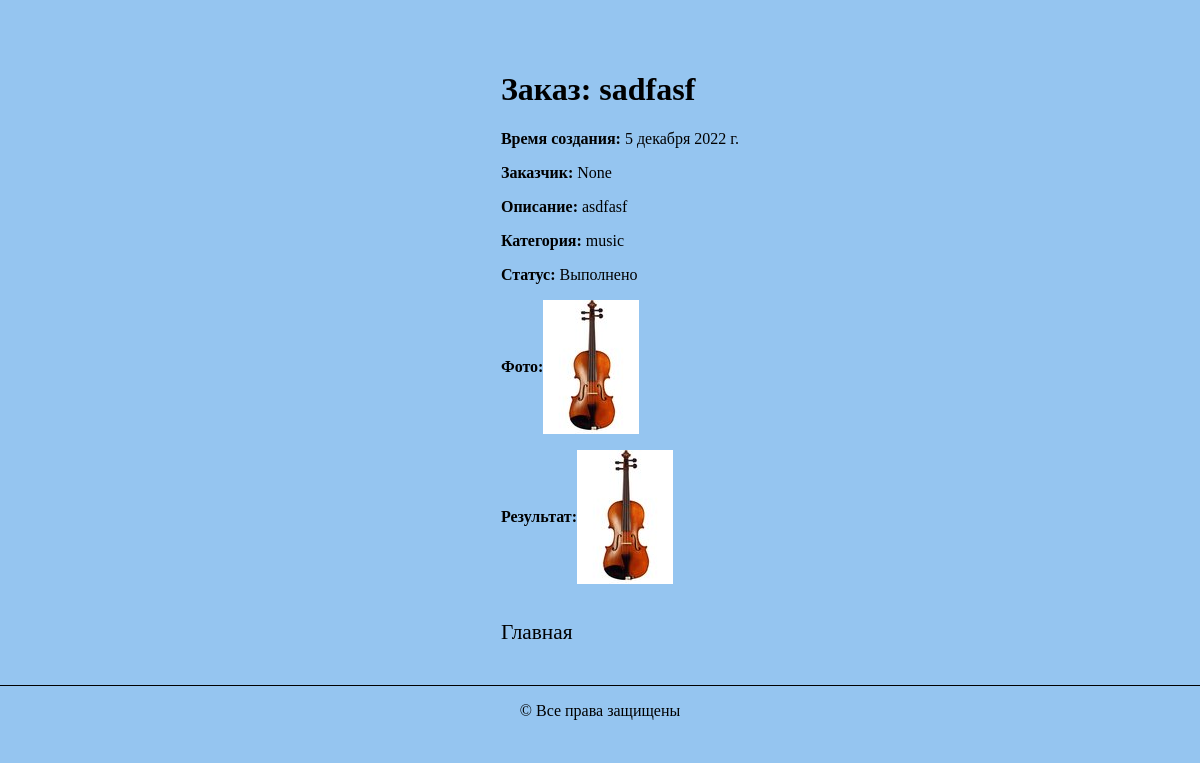
/studio/myorders/2, run on the app's committed database.
### studio/models.py (models this page shows, shortened)
class Order(models.Model):
    day_add = models.DateField(null=True, blank=True)
    name = models.CharField(max_length=200, verbose_name='Имя', blank=False)
    summary = models.TextField(max_length=1000, help_text="Описание", blank=False)
    category = models.ForeignKey('category', help_text="Выбор категории", on_delete=models.CASCADE, blank=False)
    photo_file = models.ImageField(max_length=200, upload_to=get_name_file, blank=False, null=True,
                                   validators=[FileExtensionValidator(allowed_extensions=['png', 'jpg', 'jpeg'])])
    customer_order = models.ForeignKey('user', on_delete=models.SET_NULL, null=True, blank=True)
    comment = models.TextField(max_length=1000, help_text="Комментарий", blank=True)
    img = models.ImageField(max_length=200, upload_to=get_name_file, blank=True, null=True,
                                   validators=[FileExtensionValidator(allowed_extensions=['png', 'jpg', 'jpeg'])])
    LOAN_STATUS = (
        ('n', 'Новая'),
        ('a', 'Принято в работу'),
        ('c', 'Выполнено'),
    )
    status = models.CharField(max_length=1, choices=LOAN_STATUS, blank=True, default='n')
    def get_status_name(self):
        for status in self.LOAN_STATUS:
            if status[0] == self.status:
                return status[1]
        return 'Не задан'
    class Meta:
        ordering = ["status"]
        permissions = (("can_mark_returned", "Установите статус заказа"),)

class Category(MPTTModel):
    title = models.CharField(max_length=50, unique=True, verbose_name='Название')
    parent = TreeForeignKey('self', on_delete=models.PROTECT, null=True, blank=True, related_name='children',
                            db_index=True, verbose_name='Родительская категория')
    slug = models.SlugField()
    class MPTTMeta:
        order_insertion_by = ['title']
    class Meta:
        unique_together = [['parent', 'slug']]
        verbose_name = 'Категория'
        verbose_name_plural = 'Категории'
    def __str__(self):
        return self.title

### studio/views.py (the view)
# urls.py: path('myorders/<int:pk>', views.OrderDetailView.as_view(), name='order-detail'),
class OrderDetailView(generic.DetailView):
    model = Order

### studio/templates/studio/order_detail.html (shortened to what this page needs)
{% load static %}
{% load thumbnail %}
<!DOCTYPE html>
<html lang="ru">
<head>
    <link rel="stylesheet" media="screen" type="text/css" href="{% static 'css/style.css' %}">
</head>
<body>
<div class="mein">
    <div class="content">
        <h1>Заказ: {{ order.name }}</h1>
        <div class="project">
            <div class="info">
                <p><strong>Время создания:</strong> {{ order.day_add}}</p>
                <p><strong>Заказчик:</strong> {{ order.customer_order}}</p>
                <p><strong>Описание:</strong> {{ order.summary }}</p>
                <p><strong>Категория:</strong> {{ order.category }}</p>
                <p><strong>Статус:</strong> {{ order.get_status_name }}</p>
                <p class="strong_p"><strong class="strong">Фото:</strong> <img src="{% thumbnail order.photo_file 'index' %}"></p>
                {% if order.status == 'c' %}
                <p class="strong_p"><strong class="strong">Результат:</strong> <img src="{% thumbnail order.img 'index' %}"></p>
                {% endif %}
            </div>
        </div>
        <div class="link">
            <a href="{% url 'index'  %}">Главная</a>
        </div>
    </div>
</div>
<footer>
    <p>&copy; Все права защищены</p>
</footer>
</body>
</html>

### studio/static/css/style.css (style rules this page uses)
body { margin: 0 auto; max-width: 1200px; background-color: #95c5f0; }
.mein { display: flex; justify-content: space-around; margin-top: 50px; }
.link { display: flex; flex-direction: column; margin-right: 40px; }
.content { margin-left: 40px; }
.link > a { font-size: 16pt; margin-top: 20px; margin-bottom: 20px; text-decoration: none; color: black; }
footer { display: flex; align-items: center; justify-content: space-around; border-top: 1px solid black; margin-top: 20px; }
.strong { display: flex; align-items: center; }
.strong_p { display: flex; }

### data on the page
Order: name "sadfasf", day_add "5 декабря 2022 г.", customer_order "None", summary "asdfasf", category "music", get_status_name "Выполнено", photo_file (picture), img (picture)
